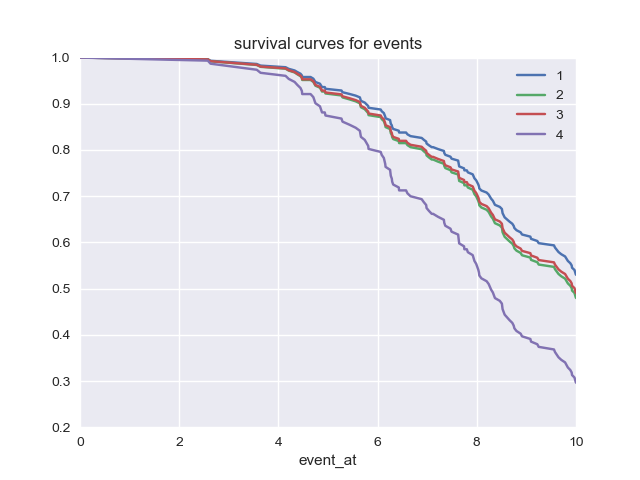

Recreate this plot in Python.
import numpy as np
import seaborn as sns
sns.set()

### avoid coding problems ####
import sys 
reload(sys)
sys.setdefaultencoding('gbk')
##############################

# load data
from lifelines.datasets import load_regression_dataset
regression_dataset = load_regression_dataset()
#print regression_dataset

# fit
from lifelines import CoxPHFitter
cph = CoxPHFitter()
cph.fit(regression_dataset, 'T', event_col='E')
X = regression_dataset.drop(['E', 'T'], axis=1)

# draw
cph.predict_survival_function(X.iloc[1:5]).plot()
import matplotlib.pyplot as plt
plt.xlim(0, 10)
plt.ylim(0.2, 1)
plt.title('survival curves for events')
plt.show()
